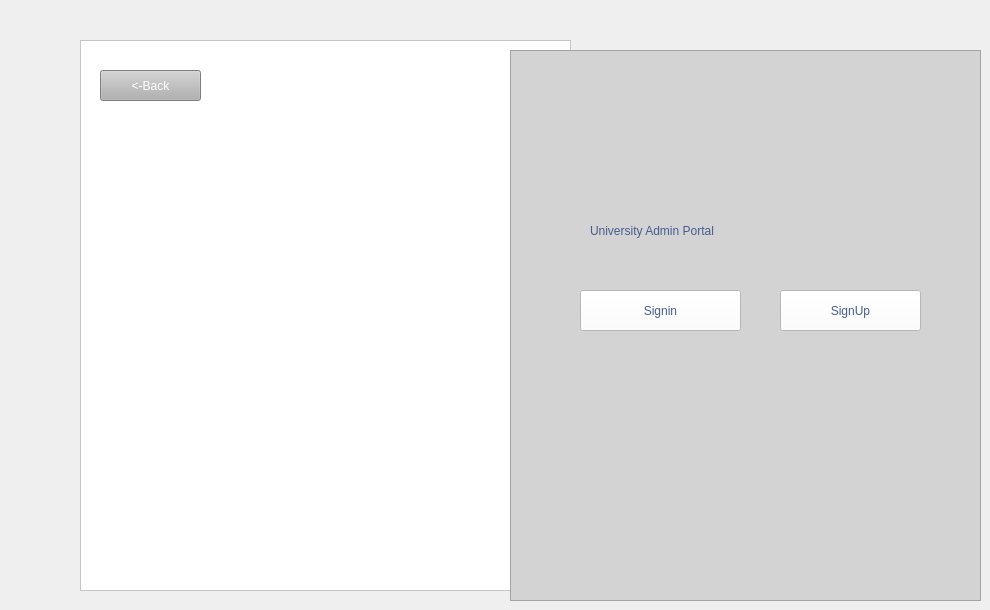
				<widget class="QWidget" name="page_2">
					<widget class="QFrame" name="frame_3">
						<property name="geometry">
							<rect>
								<x>80</x>
								<y>40</y>
								<width>491</width>
								<height>551</height>
							</rect>
						</property>
						<property name="styleSheet">
							<string notr="true">background-color: rgb(255, 255, 255);</string>
						</property>
						<property name="frameShape">
							<enum>QFrame::Shape::StyledPanel</enum>
						</property>
						<property name="frameShadow">
							<enum>QFrame::Shadow::Raised</enum>
						</property>
						<widget class="QLabel" name="label_6">
							<property name="geometry">
								<rect>
									<x>20</x>
									<y>40</y>
									<width>351</width>
									<height>431</height>
								</rect>
							</property>
							<property name="text">
								<string/>
							</property>
							<property name="pixmap">
								<pixmap resource="project01.qrc">:/newPrefix/Privacy policy-rafiki.png</pixmap>
							</property>
							<property name="scaledContents">
								<bool>true</bool>
							</property>
						</widget>
						<widget class="QPushButton" name="AdminPortalbackB">
							<property name="geometry">
								<rect>
									<x>20</x>
									<y>30</y>
									<width>101</width>
									<height>31</height>
								</rect>
							</property>
							<property name="styleSheet">
								<string notr="true">
									background-color: rgb(177, 177, 177);
									color: rgb(255, 255, 255);
									font: 12pt &quot;Segoe UI&quot;;
								</string>
							</property>
							<property name="text">
								<string>&lt;-Back</string>
							</property>
						</widget>
					</widget>
					<widget class="QFrame" name="frame_4">
						<property name="geometry">
							<rect>
								<x>510</x>
								<y>50</y>
								<width>471</width>
								<height>551</height>
							</rect>
						</property>
						<property name="styleSheet">
							<string notr="true">background-color: rgb(211, 211, 211);</string>
						</property>
						<property name="frameShape">
							<enum>QFrame::Shape::StyledPanel</enum>
						</property>
						<property name="frameShadow">
							<enum>QFrame::Shadow::Raised</enum>
						</property>
						<widget class="QLabel" name="label_7">
							<property name="geometry">
								<rect>
									<x>370</x>
									<y>10</y>
									<width>61</width>
									<height>61</height>
								</rect>
							</property>
							<property name="styleSheet">
								<string notr="true">
									font: 700 36pt &quot;Segoe UI&quot;;
									color: rgb(70, 92, 144);
								</string>
							</property>
							<property name="text">
								<string/>
							</property>
							<property name="pixmap">
								<pixmap resource="project01.qrc">:/newPrefix/Screenshot_2025-05-15_005716-removebg-preview.png</pixmap>
							</property>
							<property name="scaledContents">
								<bool>true</bool>
							</property>
						</widget>
						<widget class="QPushButton" name="AdminSigninB">
							<property name="geometry">
								<rect>
									<x>70</x>
									<y>240</y>
									<width>161</width>
									<height>41</height>
								</rect>
							</property>
							<property name="styleSheet">
								<string notr="true">
									background-color: rgb(255, 255, 255);
									color: rgb(70, 92, 144);
									font: 700 12pt &quot;Segoe UI&quot;;
								</string>
							</property>
							<property name="text">
								<string>Signin</string>
							</property>
						</widget>
						<widget class="QPushButton" name="AdminSignUpB">
							<property name="geometry">
								<rect>
									<x>270</x>
									<y>240</y>
									<width>141</width>
									<height>41</height>
								</rect>
							</property>
							<property name="styleSheet">
								<string notr="true">
									background-color: rgb(255, 255, 255);
									color: rgb(70, 92, 144);
									font: 700 12pt &quot;Segoe UI&quot;;
								</string>
							</property>
							<property name="text">
								<string>SignUp</string>
							</property>
						</widget>
						<widget class="QLabel" name="label_5">
							<property name="geometry">
								<rect>
									<x>80</x>
									<y>140</y>
									<width>311</width>
									<height>81</height>
								</rect>
							</property>
							<property name="styleSheet">
								<string notr="true">
									font: 700 20pt &quot;Segoe UI&quot;;

									color: rgb(70, 92, 144);
								</string>
							</property>
							<property name="text">
								<string>University Admin Portal</string>
							</property>
						</widget>
					</widget>
				</widget>
